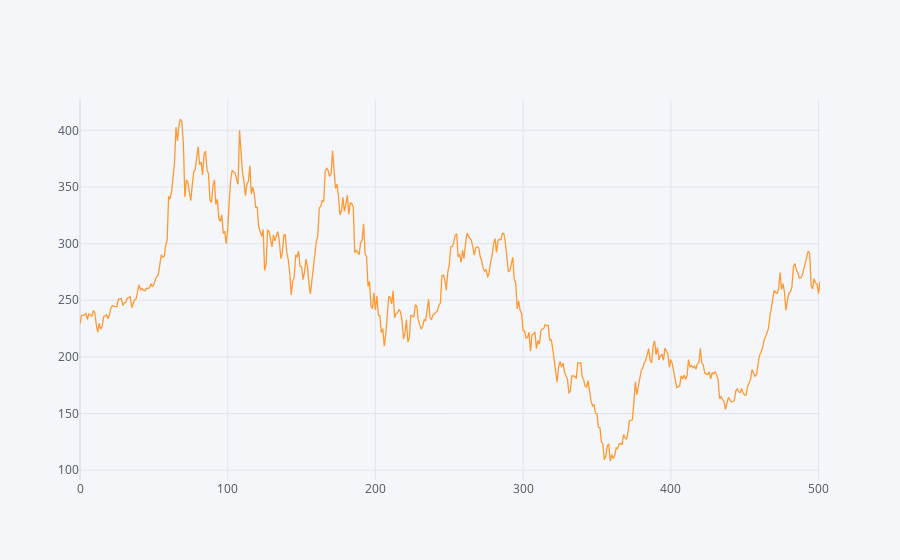

Notebook code cell kept with this figure:
### Code cell
df['Close'].iplot()

### Figure 1 — Plotly figure (JSON) as saved in the notebook; plotly's stock layout.template omitted (floating-point values rounded to 4 significant figures; data arrays with more than 128 entries replaced by an {"elided": "..."} marker saying what was removed)
{"data": [{"line": {"color": "rgba(255, 153, 51, 1.0)", "dash": "solid", "shape": "linear", "width": 1.3}, "mode": "lines", "name": "Close", "text": "", "x": {"elided": "502 int values"}, "y": {"elided": "502 float values"}, "type": "scatter"}], "layout": {"legend": {"bgcolor": "#F5F6F9", "font": {"color": "#4D5663"}}, "paper_bgcolor": "#F5F6F9", "plot_bgcolor": "#F5F6F9", "title": {"font": {"color": "#4D5663"}}, "xaxis": {"gridcolor": "#E1E5ED", "showgrid": true, "tickfont": {"color": "#4D5663"}, "title": {"font": {"color": "#4D5663"}, "text": ""}, "zerolinecolor": "#E1E5ED"}, "yaxis": {"gridcolor": "#E1E5ED", "showgrid": true, "tickfont": {"color": "#4D5663"}, "title": {"font": {"color": "#4D5663"}, "text": ""}, "zerolinecolor": "#E1E5ED"}}}
